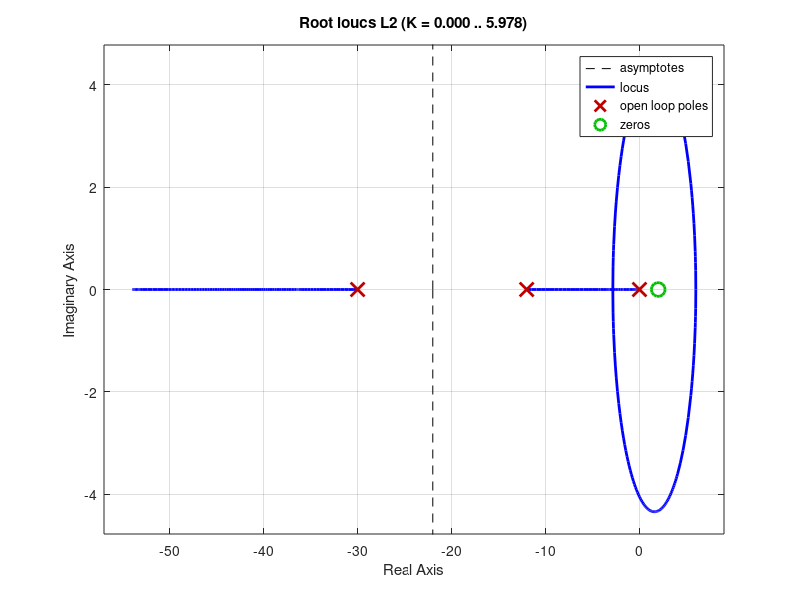
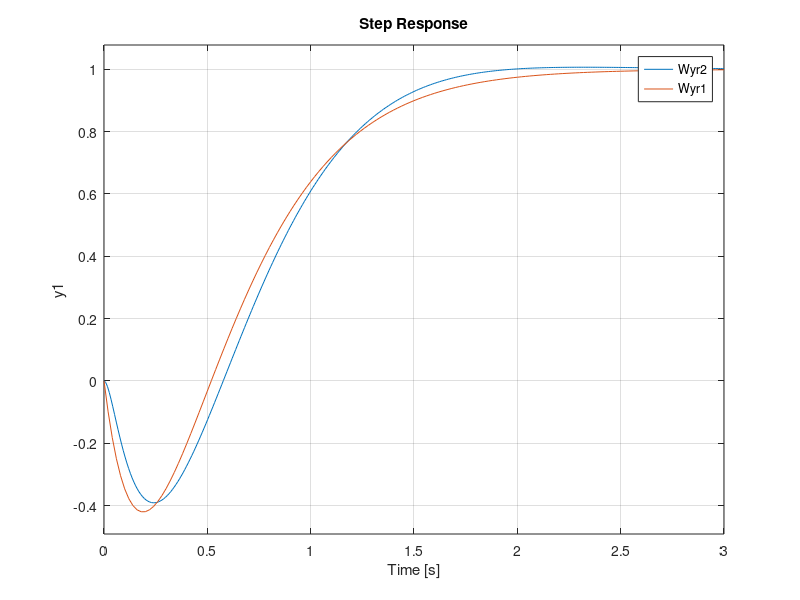
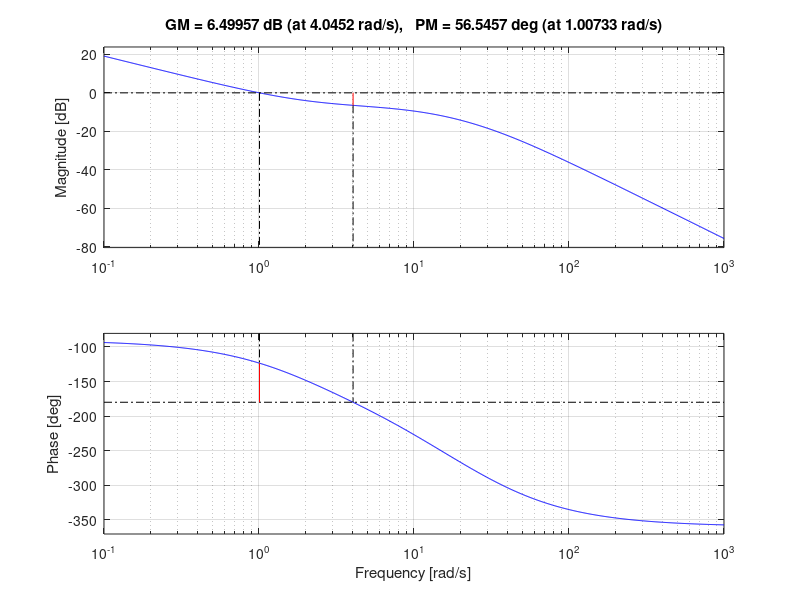
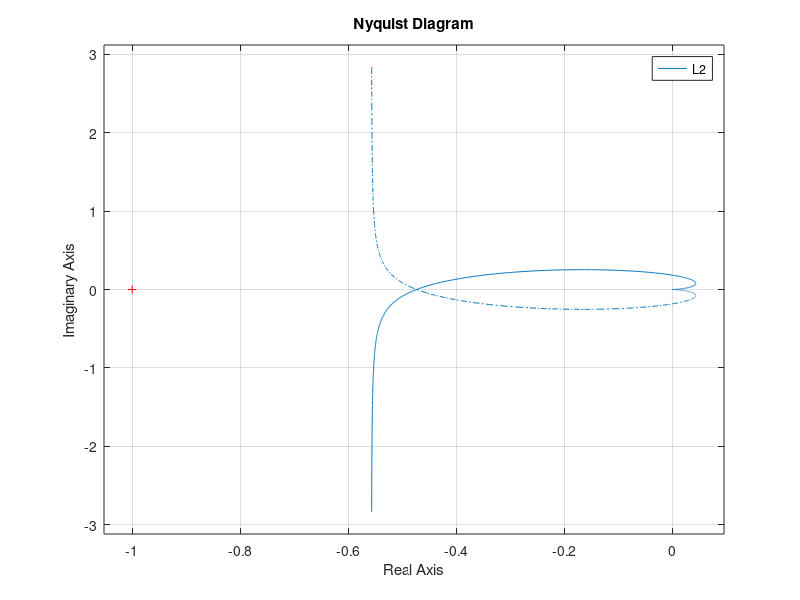

Write the MATLAB code that produced these figures, in order.
clc
clear all
close all

%% Esame 2:
% errore <= 10% a regime con ingresso a gradino;
% sovraelongazioni <= 20%
s = tf('s');
P = 10*(2-s)/(s*(s+12));

% Impianto instabile a fase non minima. Studiamone le caratteristiche:

figure(1);
rlocus(P);
grid on;

figure(2);
step(P);
grid on;

figure(3);
nyquist(P);
grid on;

% L'impianto prevede già un polo con parte reale nulla, quindi l'errore a
% gradino è soddisfatto. Possiamo passare alla stabilizzazione del sistema:

%% Primo tentativo di stabilizzazione:

% Guardando il luogo delle radici della sezione precedente, intuiamo che
% nel punto di incrocio dei due rami, il gain è di 0.542. In questo punto
% otteniamo il polo dominante più negativo (minimo settling time) e sono
% entrambi puramente reali (sovraelongazioni bassissime). 

Kc= 0.542;

L1= minreal(Kc * P);

Wyr1= minreal(L1/(1+L1));

figure(1);
rlocus(L1);
grid on;

figure(2);
step(Wyr1);
grid on;

figure(3);
margin(L1);
grid on;

figure(4);
nyquist(L1);
grid on;

% Da step(Wyr1): settling time= 2.08;

%% Filtro sul riferimento Fr:
% Utilizzo tale filtro per diminuire la sottoelongazione dovuta al fatto
% che il sistema è a fase non minima:

tau_fr= 0.1/3; 

% Si parte con Settling_time/3. Tuttavia, sebbene tale filtro riesca
% effettivamente a ridurre la sottoelongazione, peggiora il settling time
% (che è del tutto normale). Si possono fare vari tentativi e si vede che
% per certi valori di tau_fr (in questo caso metto 0.1 a numeratore) si
% riesce a diminuire leggermente la sottoelongazione e a ridurre il
% settling time, ma più tau_fr diventa piccolo più, ovviamente, l'effetto
% del filtro diventa trasacurabile (si provi a sostituire per esempio
% 0.01/3). Attenzione: non si usa con riferimenti a rampa, perché il
% sistema non riesce a riprodurre bene la rampa, e quindi seguirà
% asintoticamente il segnale filtrato (che non è la rampa richiesta). 

Fr= 1/(1+tau_fr*s);

L2= minreal(Fr * L1);

Wyr2= minreal(L2/(1+L2));

figure(1);
rlocus(L2);
grid on;

figure(2);
step(Wyr2, Wyr1);
legend;
grid on;

figure(3);
margin(L2);
grid on;

figure(4);
nyquist(L2);
grid on;
